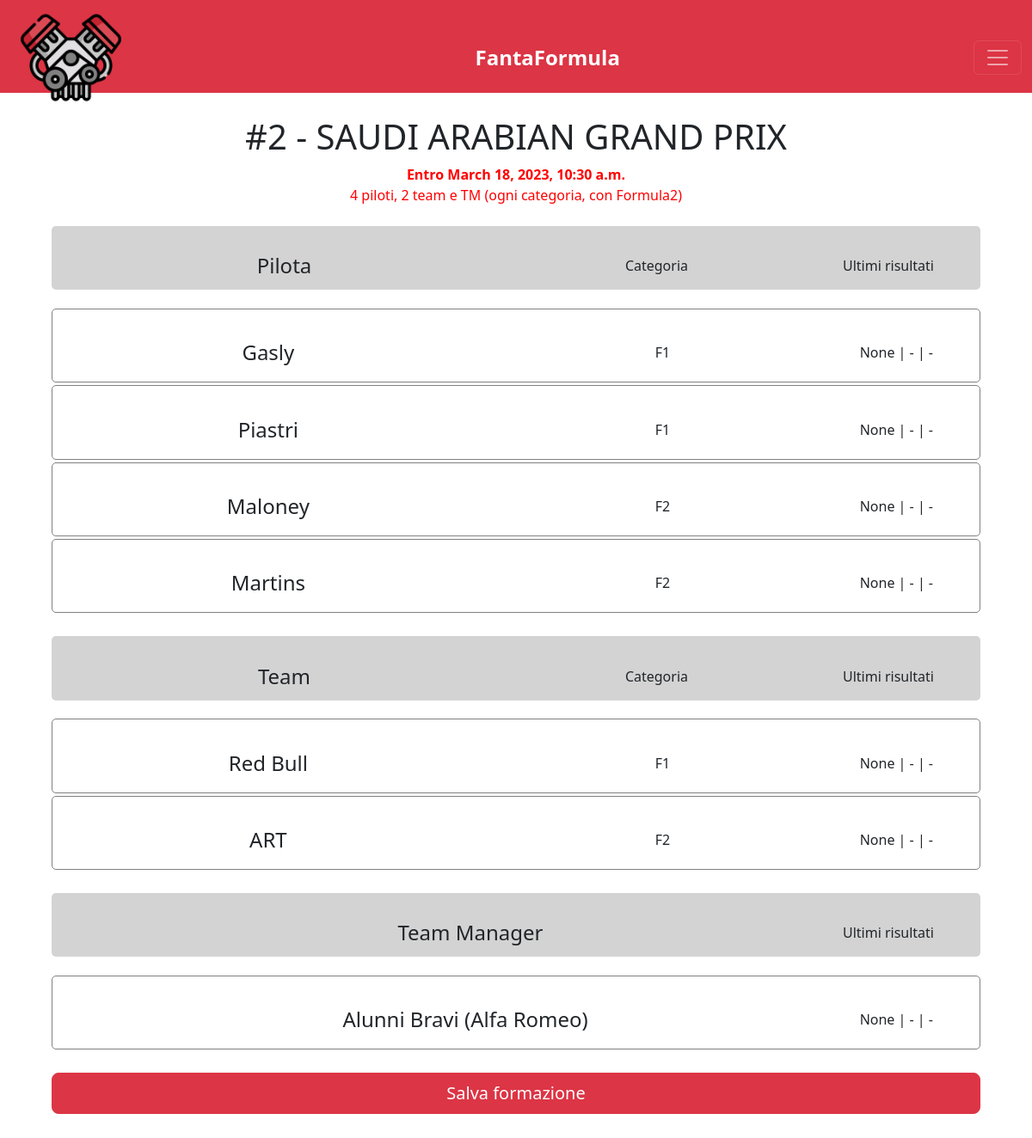
The page /fantaformula/formazione (signed in) on the database as committed earlier.
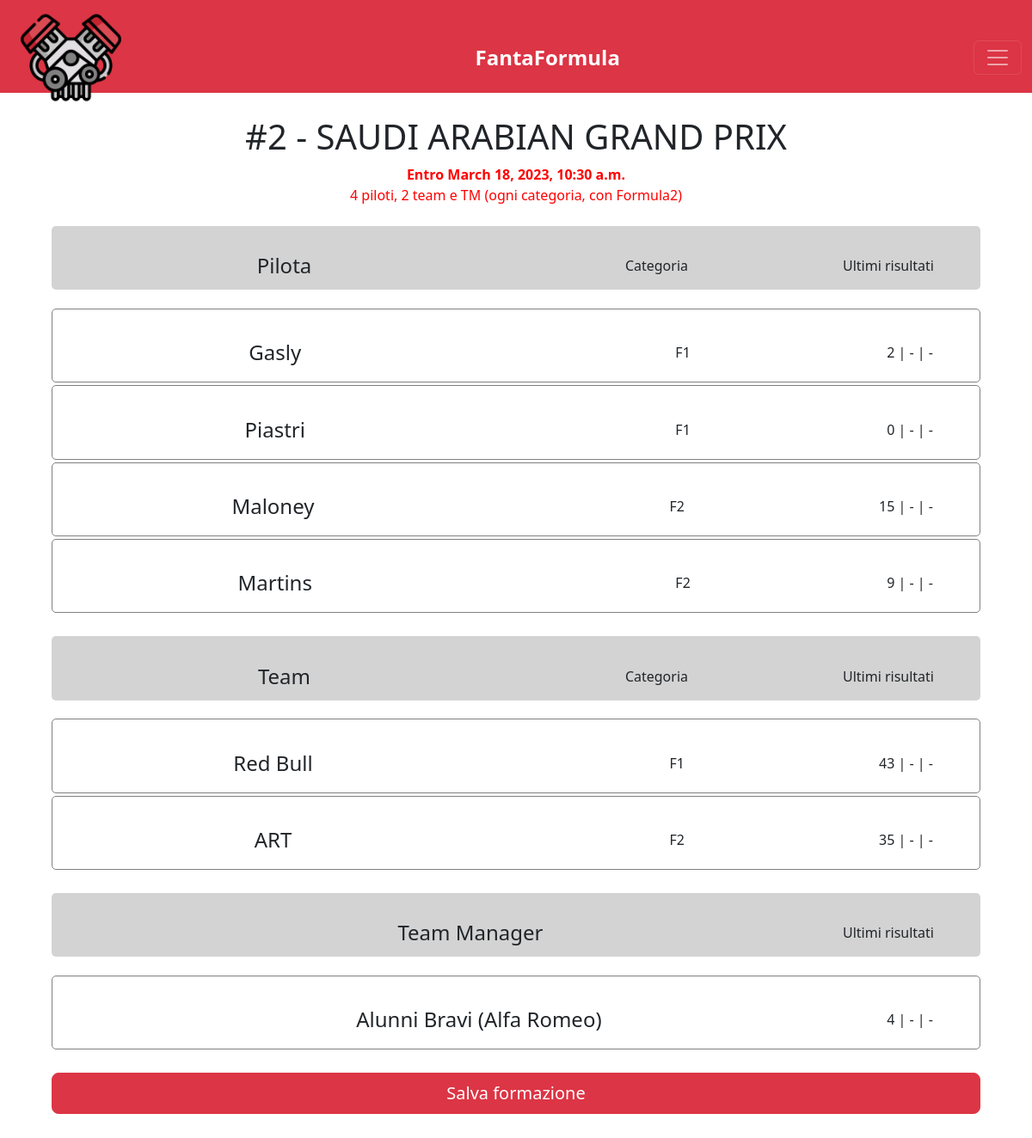
The same page on the database as committed later.
### fantamotori/models.py (models this page shows)
class Formula_piloti(models.Model):
    nome = models.TextField()
    categoria = models.TextField()
    username = models.TextField(default="a")
    utente = models.ForeignKey(User, on_delete=models.PROTECT)
    gara01 = models.IntegerField(blank=True, null=True)
    gara02 = models.IntegerField(blank=True, null=True)
    gara03 = models.IntegerField(blank=True, null=True)
    gara04 = models.IntegerField(blank=True, null=True)
    gara05 = models.IntegerField(blank=True, null=True)
    gara06 = models.IntegerField(blank=True, null=True)
    gara07 = models.IntegerField(blank=True, null=True)
    gara08 = models.IntegerField(blank=True, null=True)
    gara09 = models.IntegerField(blank=True, null=True)
    gara10 = models.IntegerField(blank=True, null=True)
    gara11 = models.IntegerField(blank=True, null=True)
    gara12 = models.IntegerField(blank=True, null=True)
    gara13 = models.IntegerField(blank=True, null=True)
    gara14 = models.IntegerField(blank=True, null=True)
    gara15 = models.IntegerField(blank=True, null=True)
    gara16 = models.IntegerField(blank=True, null=True)
    gara17 = models.IntegerField(blank=True, null=True)
    gara18 = models.IntegerField(blank=True, null=True)
    gara19 = models.IntegerField(blank=True, null=True)
    gara20 = models.IntegerField(blank=True, null=True)
    gara21 = models.IntegerField(blank=True, null=True)
    gara22 = models.IntegerField(blank=True, null=True)
    gara23 = models.IntegerField(blank=True, null=True)
    totale = models.IntegerField(default=0)

class Formula_team(models.Model):
    nome = models.TextField()
    categoria = models.TextField()
    username = models.TextField(default="a")
    utente = models.ForeignKey(User, on_delete=models.PROTECT)
    gara01 = models.IntegerField(blank=True, null=True)
    gara02 = models.IntegerField(blank=True, null=True)
    gara03 = models.IntegerField(blank=True, null=True)
    gara04 = models.IntegerField(blank=True, null=True)
    gara05 = models.IntegerField(blank=True, null=True)
    gara06 = models.IntegerField(blank=True, null=True)
    gara07 = models.IntegerField(blank=True, null=True)
    gara08 = models.IntegerField(blank=True, null=True)
    gara09 = models.IntegerField(blank=True, null=True)
    gara10 = models.IntegerField(blank=True, null=True)
    gara11 = models.IntegerField(blank=True, null=True)
    gara12 = models.IntegerField(blank=True, null=True)
    gara13 = models.IntegerField(blank=True, null=True)
    gara14 = models.IntegerField(blank=True, null=True)
    gara15 = models.IntegerField(blank=True, null=True)
    gara16 = models.IntegerField(blank=True, null=True)
    gara17 = models.IntegerField(blank=True, null=True)
    gara18 = models.IntegerField(blank=True, null=True)
    gara19 = models.IntegerField(blank=True, null=True)
    gara20 = models.IntegerField(blank=True, null=True)
    gara21 = models.IntegerField(blank=True, null=True)
    gara22 = models.IntegerField(blank=True, null=True)
    gara23 = models.IntegerField(blank=True, null=True)
    totale = models.IntegerField(default=0)

### fantamotori/views.py (the view)
# urls.py: path("fantaformula/formazione", views.formula_formazione, name="fantaformula/formazione"),
@login_required
def formula_formazione(request):
    if not request.user.fantaformula:
        return render(request, "errore.html", {
            "message": "Non partecipi al FantaFormula.",
            "cat": "formula"
        })
    now = timezone.localtime()
    alldates = Formula_giornata.objects.values_list('data', flat=True)
    alldates = list(alldates)
    for date in alldates:
        date = timezone.localtime(date)
        if date > now:
            nextdate = date
            break
    nextgara = Formula_giornata.objects.get(data=nextdate)
    piloti = Formula_piloti.objects.filter(username=request.user.username)
    teams = Formula_team.objects.filter(username=request.user.username)
    tm = Formula_teammanager.objects.get(username=request.user.username)
    ultime = [nextgara.id - 1, nextgara.id - 2, nextgara.id - 3]
    for i in range(3):
        if ultime[i] == 0 or ultime[i] < 0:
            ultime[i] = 0
    punti_piloti = []
    for pilota in piloti:
        punti_pilota = []
        for giornata in ultime:
            match giornata:
                case 1: punti_g = Formula_piloti.objects.get(nome=pilota.nome).gara01
                case 2: punti_g = Formula_piloti.objects.get(nome=pilota.nome).gara02
                case 3: punti_g = Formula_piloti.objects.get(nome=pilota.nome).gara03
                case 4: punti_g = Formula_piloti.objects.get(nome=pilota.nome).gara04
                case 5: punti_g = Formula_piloti.objects.get(nome=pilota.nome).gara05
                case 6: punti_g = Formula_piloti.objects.get(nome=pilota.nome).gara06
                case 7: punti_g = Formula_piloti.objects.get(nome=pilota.nome).gara07
                case 8: punti_g = Formula_piloti.objects.get(nome=pilota.nome).gara08
                case 9: punti_g = Formula_piloti.objects.get(nome=pilota.nome).gara09
                case 10: punti_g = Formula_piloti.objects.get(nome=pilota.nome).gara10
                case 11: punti_g = Formula_piloti.objects.get(nome=pilota.nome).gara11
                case 12: punti_g = Formula_piloti.objects.get(nome=pilota.nome).gara12
                case 13: punti_g = Formula_piloti.objects.get(nome=pilota.nome).gara13
                case 14: punti_g = Formula_piloti.objects.get(nome=pilota.nome).gara14
                case 15: punti_g = Formula_piloti.objects.get(nome=pilota.nome).gara15
                case 16: punti_g = Formula_piloti.objects.get(nome=pilota.nome).gara16
                case 17: punti_g = Formula_piloti.objects.get(nome=pilota.nome).gara17
                case 18: punti_g = Formula_piloti.objects.get(nome=pilota.nome).gara18
                case 19: punti_g = Formula_piloti.objects.get(nome=pilota.nome).gara19
                case 20: punti_g = Formula_piloti.objects.get(nome=pilota.nome).gara20
                case 21: punti_g = Formula_piloti.objects.get(nome=pilota.nome).gara21
                case 22: punti_g = Formula_piloti.objects.get(nome=pilota.nome).gara22
                case 23: punti_g = Formula_piloti.objects.get(nome=pilota.nome).gara23
                case _: punti_g = "-"
            try:
                punti_pilota.append(punti_g)
            except:
                punti_pilota.append("-")
        punti_piloti.append(punti_pilota)
    punti_teams = []
    for team in teams:
        punti_team = []
        for giornata in ultime:
            match giornata:
                case 1: punti_g = Formula_team.objects.get(nome=team.nome).gara01
                case 2: punti_g = Formula_team.objects.get(nome=team.nome).gara02
                case 3: punti_g = Formula_team.objects.get(nome=team.nome).gara03
                case 4: punti_g = Formula_team.objects.get(nome=team.nome).gara04
                case 5: punti_g = Formula_team.objects.get(nome=team.nome).gara05
                case 6: punti_g = Formula_team.objects.get(nome=team.nome).gara06
                case 7: punti_g = Formula_team.objects.get(nome=team.nome).gara07
                case 8: punti_g = Formula_team.objects.get(nome=team.nome).gara08
                case 9: punti_g = Formula_team.objects.get(nome=team.nome).gara09
                case 10: punti_g = Formula_team.objects.get(nome=team.nome).gara10
                case 11: punti_g = Formula_team.objects.get(nome=team.nome).gara11
                case 12: punti_g = Formula_team.objects.get(nome=team.nome).gara12
                case 13: punti_g = Formula_team.objects.get(nome=team.nome).gara13
                case 14: punti_g = Formula_team.objects.get(nome=team.nome).gara14
                case 15: punti_g = Formula_team.objects.get(nome=team.nome).gara15
                case 16: punti_g = Formula_team.objects.get(nome=team.nome).gara16
                case 17: punti_g = Formula_team.objects.get(nome=team.nome).gara17
                case 18: punti_g = Formula_team.objects.get(nome=team.nome).gara18
                case 19: punti_g = Formula_team.objects.get(nome=team.nome).gara19
                case 20: punti_g = Formula_team.objects.get(nome=team.nome).gara20
                case 21: punti_g = Formula_team.objects.get(nome=team.nome).gara21
                case 22: punti_g = Formula_team.objects.get(nome=team.nome).gara22
                case 23: punti_g = Formula_team.objects.get(nome=team.nome).gara23
                case _: punti_g = "-"
            try:
                punti_team.append(punti_g)
            except:
                punti_team.append("-")
        punti_teams.append(punti_team)
    punti_tm = []
    for giornata in ultime:
        match giornata:
            case 1: punti_g = Formula_teammanager.objects.get(nome=tm.nome).gara01
            case 2: punti_g = Formula_teammanager.objects.get(nome=tm.nome).gara02
            case 3: punti_g = Formula_teammanager.objects.get(nome=tm.nome).gara03
            case 4: punti_g = Formula_teammanager.objects.get(nome=tm.nome).gara04
            case 5: punti_g = Formula_teammanager.objects.get(nome=tm.nome).gara05
            case 6: punti_g = Formula_teammanager.objects.get(nome=tm.nome).gara06
            case 7: punti_g = Formula_teammanager.objects.get(nome=tm.nome).gara07
            case 8: punti_g = Formula_teammanager.objects.get(nome=tm.nome).gara08
            case 9: punti_g = Formula_teammanager.objects.get(nome=tm.nome).gara09
            case 10: punti_g = Formula_teammanager.objects.get(nome=tm.nome).gara10
            case 11: punti_g = Formula_teammanager.objects.get(nome=tm.nome).gara11
            case 12: punti_g = Formula_teammanager.objects.get(nome=tm.nome).gara12
            case 13: punti_g = Formula_teammanager.objects.get(nome=tm.nome).gara13
            case 14: punti_g = Formula_teammanager.objects.get(nome=tm.nome).gara14
            case 15: punti_g = Formula_teammanager.objects.get(nome=tm.nome).gara15
            case 16: punti_g = Formula_teammanager.objects.get(nome=tm.nome).gara16
            case 17: punti_g = Formula_teammanager.objects.get(nome=tm.nome).gara17
            case 18: punti_g = Formula_teammanager.objects.get(nome=tm.nome).gara18
            case 19: punti_g = Formula_teammanager.objects.get(nome=tm.nome).gara19
            case 20: punti_g = Formula_teammanager.objects.get(nome=tm.nome).gara20
            case 21: punti_g = Formula_teammanager.objects.get(nome=tm.nome).gara21
            case 22: punti_g = Formula_teammanager.objects.get(nome=tm.nome).gara22
            case 23: punti_g = Formula_teammanager.objects.get(nome=tm.nome).gara23
            case _: punti_g = "-"
        try:
            punti_tm.append(punti_g)
        except:
            punti_tm.append("-")
    return render(request, "fantaformula/formazione.html", {
        "piloti": piloti,
        "teams": teams,
        "tm": tm,
        "nextgara": nextgara,
        "punti_piloti": punti_piloti,
        "punti_teams": punti_teams,
        "punti_tm": punti_tm,
        "cat": "formula"
    })

### fantamotori/templates/fantaformula/formazione.html (shortened to what this page needs)
{% extends "layout.html" %}
{% block body %}
<div class="imppagina">
    <h1 class="form-gara">#{{ nextgara.id }} - {{ nextgara.posto }}</h1>
    <p class="form-entro">Entro {{ nextgara.data }}</p>
    {% if nextgara.f2 %}
    <p class="form-spiega" style="color: red;">4 piloti, 2 team e TM (ogni categoria, con Formula2)</p>
    {% else %}
    <p class="form-spiega">2 piloti, un team e TM (ogni categoria, no Formula2)</p>
    {% endif %}
    <br>
    <form method="POST" action="schieramento">
        <div class="form-cate">
            <div class="form-opnome">
                <h4>Pilota</h4>
            </div>
            <div class="form-opcat">
                <h6>Categoria</h6>
            </div>
            <div class="form-risultati">
                <h6>Ultimi risultati</h6>
            </div>
        </div>
        {% for pilota in piloti %}
            {% if not nextgara.f2 and pilota.categoria == "F2" %}
            <div class="form-opzione" style="display: none;"></div>
            {% else %}
            <div class="form-opzione form-formula">
                <div class="form-opnome">
                    <p>{{ pilota.nome }}</p>
                </div>
                <div class="form-opcat">
                    <p>{{ pilota.categoria }}</p>
                </div>
                <div class="form-risultati">
                    <p>
                        {% if forloop.counter == 1 %}{{ punti_piloti.0.0 }} | {{ punti_piloti.0.1 }} | {{ punti_piloti.0.2 }}
                        {% elif forloop.counter == 2 %}{{ punti_piloti.1.0 }} | {{ punti_piloti.1.1 }} | {{ punti_piloti.1.2 }}
                        {% elif forloop.counter == 3 %}{{ punti_piloti.2.0 }} | {{ punti_piloti.2.1 }} | {{ punti_piloti.2.2 }}
                        {% elif forloop.counter == 4 %}{{ punti_piloti.3.0 }} | {{ punti_piloti.3.1 }} | {{ punti_piloti.3.2 }}
                        {% endif %}
                    </p>
                </div>
            </div>
            {% endif %}
        {% endfor %}
        <br>
        <div class="form-cate">
            <div class="form-opnome">
                <h4>Team</h4>
            </div>
            <div class="form-opcat">
                <h6>Categoria</h6>
            </div>
            <div class="form-risultati">
                <h6>Ultimi risultati</h6>
            </div>
        </div>
        {% for team in teams %}
            {% if not nextgara.f2 and team.categoria == "F2" %}
            <div class="form-opzione" style="display: none"></div>
            {% else %}
            <div class="form-opzione form-formula">
                <div class="form-opnome">
                    <p>{{ team.nome }}</p>
                </div>
                <div class="form-opcat">
                    <p>{{ team.categoria }}</p>
                </div>
                <div class="form-risultati">
                    <p>
                        {% if forloop.counter == 1 %}{{ punti_teams.0.0 }} | {{ punti_teams.0.1 }} | {{ punti_teams.0.2 }}
                        {% elif forloop.counter == 2 %}{{ punti_teams.1.0 }} | {{ punti_teams.1.1 }} | {{ punti_teams.1.2 }}
                        {% endif %}
                    </p>
                </div>
            </div>
            {% endif %}
        {% endfor %}
        <br>
        <div class="form-cate">
            <div class="form-opnome">
                <h4>Team Manager</h4>
            </div>
            <div class="form-risultati">
                <h6>Ultimi risultati</h6>
            </div>
        </div>
        <div class="form-opzione form-formula">
            <div class="form-opnome">
                <p>{{ tm.nome }}</p>
            </div>
            <div class="form-risultati">
                <p>{{ punti_tm.0 }} | {{ punti_tm.1 }} | {{ punti_tm.2 }}</p>
            </div>
        </div>
        <br>
        <button class="btn btn-danger btn-lg form-btn" type="submit">Salva formazione</button>
    </form>
</div>
{% endblock %}

Rows that differ between the two databases and show on the page:
changed Formula_piloti "Gasly": gara01 "None" → "2"
changed Formula_piloti "Piastri": punti_piloti "None" → "0"
changed Formula_piloti "Maloney": gara01 "None" → "15"
changed Formula_piloti "Martins": gara01 "None" → "9"
changed Formula_team "Red Bull": punti_teams "None" → "43"
changed Formula_team "ART": punti_teams "None" → "35"
Other text that changed with them:
{{ punti_tm.0 }}: "None" → "4"
